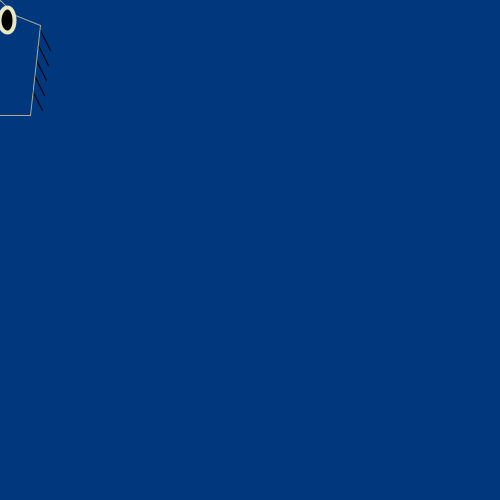
Frame 1 (no input)
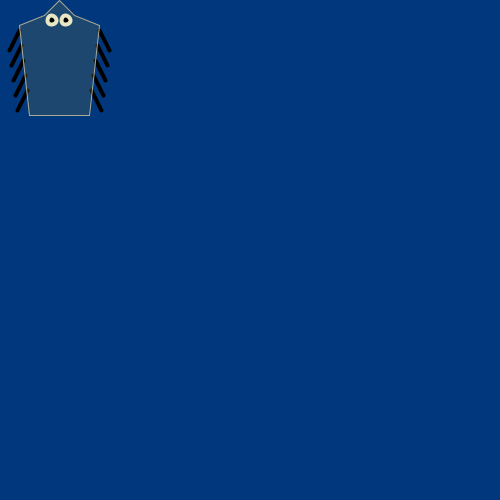
Frame 60 (the mouse pressed at the canvas centre just before this capture)
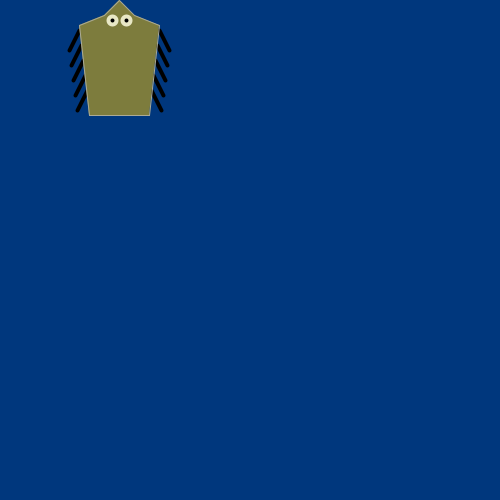
Frame 120 (the mouse held since frame 60 and released just before this capture)

The Processing sketch that drew these frames (run headless with seeded random() and noise(); from frame 60 on, the mouse is pressed at the canvas centre):

// Processing sketch: processing_20878
// ── processing_20878.pde

float x = 0; //starting location
float y = 0;
float speed = 1; //speed of movement
int state = 0;
float bY = -50; //end point y

void setup() {
  size (500,500);
  smooth();
}

void draw() {
  background (0, 55, 125);
  rectMode(CENTER);
  zoog(bY);
  //movement/////////////////////
  if (state == 0) {
    x = x + speed;
    if (x > width-55) {
      x = width-55;
      state = 1;
    }
  } 
  else if (state == 1) {
    y = y + speed;
    if (y > height-110) {
      y = height-110;
      state = 2;
    }
  } 
  else if (state == 2) {
    x = x - speed;
    if (x < 55) {
      x = 55;
      state = 3;
    }
  } 
  else if (state == 3) {
    y = y - speed;
    if (y < 0) {
      y = 0;
      state = 0;
    }
  }
}
//leg change///////////////////////////
void mousePressed() {
  if (dist(mouseX,mouseY,x,y) < 100) {
    bY = -15;
  }
}
void mouseReleased() { //return legs to original state
  bY = -50;
}

//functions//////////////////////////////////////////////

void zoog (float nBy) {
  //left legs
  float aX = 40; //start position x (interior)
  float aY = -30; //start position y
  float spacingX = 2; //increment x
  float spacingY = 15; // increment y
  float bX = 50; //end point x
  float bY = nBy;
  float endLegs = -100; //loop end point

  stroke(0);
  while (aY>= endLegs) {
    line (x - aX, y - aY, x - bX, y - bY);
    line (x + aX, y - aY, x + bX, y - bY);

    aX = aX - spacingX;
    aY = aY - spacingY;
    bX = bX - spacingX;
    bY = bY - spacingY;
  }

  //body
  float a = dist(x, y, mouseX, mouseY); //alpha changes according to mouse position
  beginShape();
  stroke(0);
  strokeWeight(1);
  fill(125, 124, 61,a);
  vertex(x-30, y+115);
  vertex(x-40, y+25);
  vertex(x-15, y+15);
  vertex(x, y);
  vertex(x+15, y+15);
  stroke(171, 170, 149);
  vertex(x+40, y+25);
  vertex(x+30, y+115);
  endShape(CLOSE);

  //eyes
  float p = dist(mouseX, mouseY, x, y+20);
  strokeWeight(4);
  stroke(232, 231, 197);
  fill(0);
  //This looks really long and confusing, but its really not once the constrain function makes sense to you.
  ellipse(x-7, y+20,constrain(40-(p/2),8,15), constrain(40-(p/2),8,25)); //size of eyes changes in relation to mouse proximity
  ellipse(x+7, y+20,constrain(40-(p/2),8,15), constrain(40-(p/2),8,25));
}
